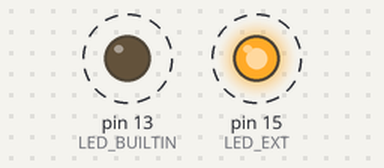
Simulated run of this sketch. Board: Arduino Uno, built with avr-gcc and run on an emulated ATmega328P. Shown: output pins drawn as LEDs (lit = HIGH). Dashed ring = blinking.

Above: at 0.5 s.
Timing chart, 0 to 4.6 s (numbered marks = the images above):
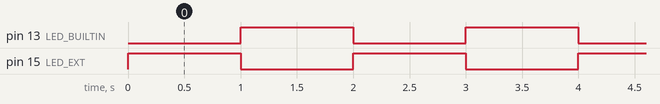

The sketch:

TEST01_LED_Blink.ino
```cpp
#define LED_EXT       15

void setup() {
  // put your setup code here, to run once:
  pinMode(LED_BUILTIN, OUTPUT);
  pinMode(LED_EXT, OUTPUT);
}

void loop() {
  // put your main code here, to run repeatedly:
  digitalWrite(LED_BUILTIN, LOW);
  digitalWrite(LED_EXT, HIGH);
  delay(1000);
  digitalWrite(LED_BUILTIN, HIGH);
  digitalWrite(LED_EXT, LOW);
  delay(1000);
}
```

Measured:
- by itself, pin 13 (LED_BUILTIN), pin 15 (LED_EXT): alternates HIGH for 1.0 s and LOW for 1.0 s
